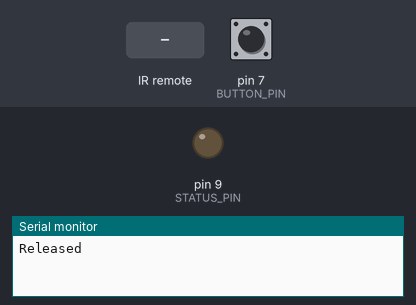
A sketch run on a simulated Arduino Uno, built with avr-gcc and run on an emulated ATmega328P. Parts: output pins drawn as LEDs (lit = HIGH), the last lines printed to the serial monitor. Dashed ring = blinking. Inputs (shaded band) come from the test bench; at power-on: pin 7 (BUTTON_PIN) HIGH.

Above: at 1.2 s.
1.3 s: pin 7 (BUTTON_PIN) pulled LOW for 3.2 s
At 2.1 s:
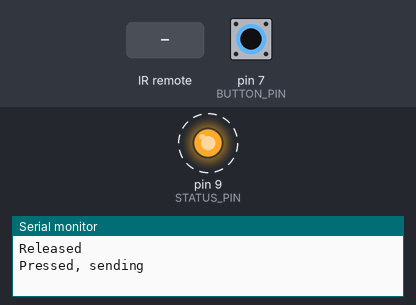
7.6 s: infrared code 0x0 received
Timing chart, 0 to 10.6 s (numbered marks = the images above; inputs shaded):
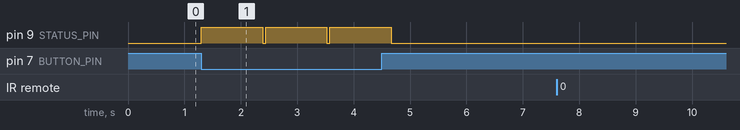

The sketch:

IRrecord.ino
```cpp
// (licence header left out)
#include <IRremote.h>
#include <avr/wdt.h>       //watchdog library
#include <EEPROM.h>
#include "EEPROMAnything.h"

#define RAW_CODE_SIZE 250
#define IR_SUB_CMD_COUNT 1

int RECV_PIN = 4;
int BUTTON_PIN = 7;
int STATUS_PIN = 9;

IRrecv irrecv(RECV_PIN);
IRsend irsend;

decode_results results;
// Storage for the recorded code
int codeType = -1; // The type of code
unsigned long codeValue; // The code value if not raw
unsigned int rawCodes[IR_SUB_CMD_COUNT][RAW_CODE_SIZE]; // The durations if raw
int codeLen[IR_SUB_CMD_COUNT]; // The length of the code
int toggle = 0; // The RC5/6 toggle state
bool bAllowReceiceIr = false;
char menu = 0;
byte charsRead = 0;
boolean setup_done;


void setup()
{
  Serial.begin(115200);
  EEPROM_readAnything(sizeof(codeLen), rawCodes);
  EEPROM_readAnything(0, codeLen);
  irrecv.enableIRIn(); // Start the receiver
  pinMode(BUTTON_PIN, INPUT); digitalWrite(BUTTON_PIN, HIGH); //activate pullup
  pinMode(STATUS_PIN, OUTPUT);
}


void handleMenuInput(char c)
{
  switch(menu)
  {
    case 0:
      switch(c)
      {
        case 'r': Serial.print("\r\nRecord IR code: "); bAllowReceiceIr = true; delay(1); break;
//         case 's': Serial.print("\r\IR code saved to EEPROM!"); EEPROM_writeAnything(0, CONFIG); break;//EEPROM.writeBlock(0, CONFIG); break;
//         case 'E': Serial.print("\r\nErasing EEPROM ... "); menu=c; break;
//         case 'r': Serial.print("\r\nRebooting"); resetUsingWatchdog(1); break;
        case  27:  Serial.print("\r\nExiting the menu...\r\n");menu=0;setup_done=true;break;
      }
      break;

  }
}


// Stores the code for later playback
// Most of this code is just logging
void storeCode(decode_results *results, unsigned int *_rawCodes, int * _pcodeLen) {
  codeType = results->decode_type;
  int count = results->rawlen;
  if (codeType == UNKNOWN) {
    Serial.println("Received unknown code, saving as raw");
    *_pcodeLen = results->rawlen - 1;
    // To store raw codes:
    // Drop first value (gap)
    // Convert from ticks to microseconds
    // Tweak marks shorter, and spaces longer to cancel out IR receiver distortion
    for (int i = 1; i <= *_pcodeLen; i++) {
      if (i % 2) {
        // Mark
        _rawCodes[i - 1] = results->rawbuf[i]*USECPERTICK - MARK_EXCESS;
        if (_rawCodes[i - 1] > 500 && _rawCodes[i - 1] < 700)
            _rawCodes[i - 1] = 650;
        else if (_rawCodes[i - 1] > 1500 && _rawCodes[i - 1] < 1800)
            _rawCodes[i - 1] = 1700;
        else
        {
            Serial.print("[m");
            Serial.print(_rawCodes[i - 1], DEC);
            Serial.print("]");
        }
      }
      else {
        // Space
        _rawCodes[i - 1] = results->rawbuf[i]*USECPERTICK + MARK_EXCESS;
        if (_rawCodes[i - 1] >= 500 && _rawCodes[i - 1] <= 700) {
            _rawCodes[i - 1] = 650;
             Serial.print("0");
        }
        else if (_rawCodes[i - 1] >= 1500 && _rawCodes[i - 1] <= 1800) {
            _rawCodes[i - 1] = 1700;
            Serial.print("1");
        }
        else
        {
            Serial.print("[s");
            Serial.print(_rawCodes[i - 1], DEC);
            Serial.print("]");
        }
      }
//       Serial.print(_rawCodes[i - 1], DEC);
    }
    Serial.println("");
  }
  else {
    if (codeType == NEC) {
      Serial.print("Received NEC: ");
      if (results->value == REPEAT) {
        // Don't record a NEC repeat value as that's useless.
        Serial.println("repeat; ignoring.");
        return;
      }
    }
    else if (codeType == SONY) {
      Serial.print("Received SONY: ");
    }
    else if (codeType == RC5) {
      Serial.print("Received RC5: ");
    }
    else if (codeType == RC6) {
      Serial.print("Received RC6: ");
    }
    else {
      Serial.print("Unexpected codeType ");
      Serial.print(codeType, DEC);
      Serial.println("");
    }
    Serial.println(results->value, HEX);
    codeValue = results->value;
    *_pcodeLen = results->bits;
  }
}


void sendCode() {
    int low = 650;
    int high = 1700;
    for ( int j = 0 ; j < 16 ; j++) {
//         for ( int i = 0 ; i < codeLen[0] ; i++) {
//             if (i % 2) {
//                 if (rawCodes[0][i] >= 500 && rawCodes[0][i] <= 700) {
//                     Serial.print("0");
//                 }
//                 else if (rawCodes[0][i] >= 1500 && rawCodes[0][i] <= 1800) {
//                     Serial.print("1");
//                 }
//                 else
//                 {
//                     Serial.print("[s");
//                     Serial.print(rawCodes[0][i], DEC);
//                     Serial.print("]");
//                 }
//             }
// //              Serial.print(rawCodes[0][i], DEC); Serial.print(",");
//         }
        Serial.println();

        for ( int i = 0 ; i < IR_SUB_CMD_COUNT ; i++) {
            irsend.sendRaw(rawCodes[i], codeLen[i], 38);
    //         delay(1);
        }
        rawCodes[0][131] = (j & 0x01) ? high : low ;
        rawCodes[0][133] = (j & 0x02) ? high : low ;
        rawCodes[0][135] = (j & 0x04) ? high : low ;
        rawCodes[0][137] = (j & 0x08) ? high : low ;
    }
}

#if 0
void sendCode(int repeat) {
  if (codeType == NEC) {
    if (repeat) {
//       irsend.sendNEC(REPEAT, codeLen);
      Serial.println("Sent NEC repeat");
    }
    else {
//       irsend.sendNEC(codeValue, codeLen);
      Serial.print("Sent NEC ");
      Serial.println(codeValue, HEX);
    }
  }
  else if (codeType == SONY) {
//     irsend.sendSony(codeValue, codeLen);
    Serial.print("Sent Sony ");
    Serial.println(codeValue, HEX);
  }
  else if (codeType == SAMSUNG) {
  }
  else if (codeType == RC5 || codeType == RC6) {
    if (!repeat) {
      // Flip the toggle bit for a new button press
      toggle = 1 - toggle;
    }
    // Put the toggle bit into the code to send
    codeValue = codeValue & ~(1 << (codeLen - 1));
    codeValue = codeValue | (toggle << (codeLen - 1));
    if (codeType == RC5) {
      Serial.print("Sent RC5 ");
      Serial.println(codeValue, HEX);
      irsend.sendRC5(codeValue, codeLen);
    }
    else {
      irsend.sendRC6(codeValue, codeLen);
      Serial.print("Sent RC6 ");
      Serial.println(codeValue, HEX);
    }
  }
  else if (codeType == UNKNOWN /* i.e. raw */) {
    // Assume 38 KHz
     irsend.sendRaw(rawCodes, codeLen, 38);
//     irsend.sendRaw(rawCodes, codeLen, 40);//34//56
    Serial.println("Sent raw");
  }
}
#endif

int lastButtonState;

void loop() {
  // If button pressed, send the code.
  int buttonState = digitalRead(BUTTON_PIN);
  if (lastButtonState == LOW  && buttonState == HIGH) {
    Serial.println("Released");
    irrecv.enableIRIn(); // Re-enable receiver
  }

  if(Serial.available()) {
      handleMenuInput(Serial.read());
  }
  else if (!buttonState) {
    Serial.println("Pressed, sending");
    digitalWrite(STATUS_PIN, HIGH);
//     sendCode(lastButtonState == buttonState);
    sendCode();
    digitalWrite(STATUS_PIN, LOW);
    delay(50); // Wait a bit between retransmissions
  }
  else if (irrecv.decode(&results) && bAllowReceiceIr) {
    bAllowReceiceIr = false;
    digitalWrite(STATUS_PIN, HIGH);
    int t = (650 - MARK_EXCESS)/ USECPERTICK;
    for ( int i = 0 ; i < IR_SUB_CMD_COUNT ; i++) {
        storeCode(&results, rawCodes[i], &codeLen[i]);

//         results.rawbuf[130] = t;
//         results.rawbuf[132] = t;
//         results.rawbuf[134] = t;
//         results.rawbuf[136] = t;
//         results.rawbuf[138] = t;
//         Serial.println("Apply patch");
//         storeCode(&results, rawCodes[i], &codeLen[i]);
        Serial.print("Code length:");Serial.println(codeLen[i]);
        Serial.print("Hash: "); Serial.println(results.value, HEX);
        irrecv.resume(); // resume receiver
//         while(!irrecv.decode(&results));
    }

//     while(!irrecv.decode(&results));
//     storeCode(&results, rawCodes[1], &codeLen[1]);
//     Serial.print("Code length:");Serial.println(codeLen[1]);
//     irrecv.resume(); // resume receiver

    digitalWrite(STATUS_PIN, LOW);

    EEPROM_writeAnything(sizeof(codeLen), rawCodes);
    EEPROM_writeAnything(0, codeLen);
  }
  lastButtonState = buttonState;
}
```

EEPROMAnything.h
```cpp
#include <EEPROM.h>
#include <Arduino.h>  // for type definitions

template <class T> int EEPROM_writeAnything(int ee, const T& value)
{
    const byte* p = (const byte*)(const void*)&value;
    unsigned int i;
    for (i = 0; i < sizeof(value); i++)
          EEPROM.write(ee++, *p++);
    return i;
}

template <class T> int EEPROM_readAnything(int ee, T& value)
{
    byte* p = (byte*)(void*)&value;
    unsigned int i;
    for (i = 0; i < sizeof(value); i++)
          *p++ = EEPROM.read(ee++);
    return i;
}
```

Measured:
- after the input at 1.3 s, pin 9 (STATUS_PIN): alternates HIGH for 1.1 s and LOW for 0.05 s, 6 changes in all, then stays LOW, starting at once
- after the input at 7.6 s, every drawn part: stays the same
